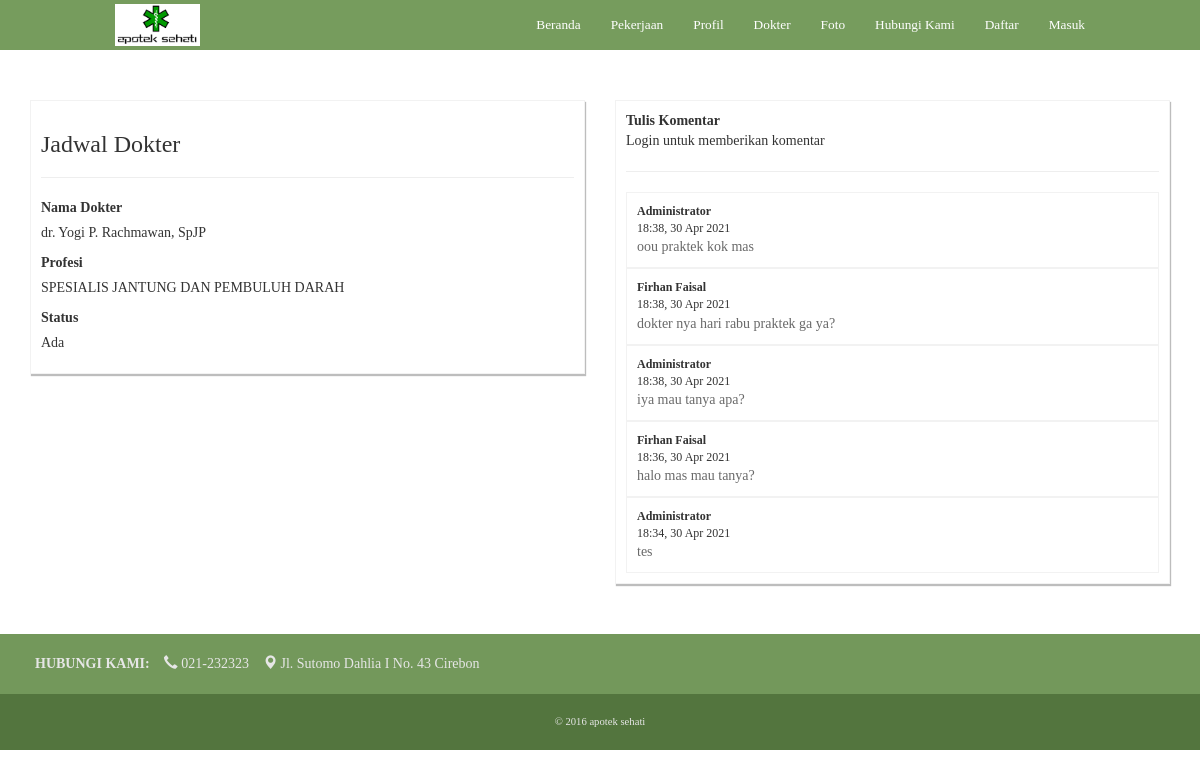
The page /main/jadwal/2 on the database its author committed.
### tables this page shows
CREATE TABLE `dokter` (
  `id` int(11) NOT NULL,
  `nama_dokter` varchar(100) NOT NULL,
  `profesi` varchar(100) NOT NULL,
  `status` varchar(20) NOT NULL
);

CREATE TABLE `comment` (
  `id` int(11) NOT NULL,
  `user_id` int(11) NOT NULL,
  `text` varchar(255) NOT NULL,
  `created_at` varchar(50) NOT NULL DEFAULT current_timestamp(),
  `dokter_id` int(11) NOT NULL,
  `is_admin` smallint(6) NOT NULL DEFAULT 0
);

CREATE TABLE `user` (
  `id` int(11) NOT NULL,
  `email` varchar(255) NOT NULL,
  `full_name` varchar(255) NOT NULL,
  `created_at` timestamp NOT NULL DEFAULT current_timestamp() ON UPDATE current_timestamp(),
  `password` varchar(100) NOT NULL,
  `is_active` smallint(6) NOT NULL DEFAULT 0
);

### application/controllers/Main.php (called while the page is built, shortened)
<?php
class Main extends MY_Controller {
	private $data;
	public function __construct(){
		$this->load->helper('url');
		$this->load->model('Slider_m');
		$this->load->model('Pekerjaan_m');
		$this->load->model('Profil_m');
		$this->load->model('Foto_m');
		$this->load->model('Dokter_m');
	}
	public function jadwal($dokterId){
		$this->data['dokter'] = $this->db->query('SELECT * FROM dokter WHERE id='.$dokterId)->row_array();
		$this->data['comments'] = $this->db->query('SELECT comment.*, comment.created_at AS comment_date, user.full_name AS full_name FROM comment LEFT JOIN user ON user.id=comment.user_id WHERE dokter_id='.$dokterId.' ORDER BY comment.id DESC')->result_array();
		$this->load->view('layouts/header', $this->data);
		$this->load->view('jadwal_page', $this->data);
		$this->load->view('layouts/footer');
	}
}

### index.php (called while the page is built, shortened)
<?php
require_once BASEPATH.'core/CodeIgniter.php';

### application/views/jadwal_page.php (the view, shortened to what this page needs)
<div class="container" style="margin-top:100px;">
	<div class="row">
		<div class="col-sm-12 col-md-6">
			<div class="box">
				<h3>Jadwal Dokter</h3>
				<hr/>
				<div class="pre_label">
					<label>Nama Dokter</label>
					<div class="value">
						<?php echo $dokter['nama_dokter']; ?>
					</div>
				</div>
				<div class="pre_label">
					<label>Profesi</label>
					<div class="value">
						<?php echo $dokter['profesi']; ?>
					</div>
				</div>
				<div class="pre_label">
					<label>Status</label>
					<div class="value">
						<?php echo $dokter['status']; ?>
					</div>
				</div>
			</div>
		</div>
		<div class="col-sm-12 col-md-6">
			<div class="box">
				<b>Tulis Komentar</b>
				<?php if($this->session->has_userdata('id_user')){ ?>
				<form action="<?php echo site_url('/main/post_comment/'.$dokter['id']); ?>" method="post">
					<textarea name="comment" class="form-control" maxlength="200" placeholder="Tuliskan Komentar Anda.." required></textarea>
					<button type="submit" class="btn btn-sm btn-primary" style="margin-top:10px;">Post</button>
				</form>
				<?php }else{ ?>
				<br/>
				Login untuk memberikan komentar
				<?php } ?>
				<hr/>
				<?php
				if(count($comments) > 0){
					foreach($comments as $comment){
						?>
						<div class="comment_container">
							<div class="comment_info">
								<div class="name">
									<?php echo $comment['is_admin'] ? 'Administrator' : $comment['full_name']; ?>
								</div>
								<div class="date">
									<?php echo date("H:i, d M Y", strtotime($comment['comment_date'])); ?>
								</div>
							</div>
							<div class="comment_text">
								<?php echo $comment['text']; ?>
							</div>
						</div>
						<?php
					}
				}else{
					echo '<center style="color:#bdbdbd">Tidak ada komentar</center>';
				}
				?>
			</div>
		</div>
	</div>
</div>

### assets/css/style.css (style rules this page uses)
body { background-color:#fff;font-family:Verdana }

### application/views/jadwal_page.php (style rules this page uses)
.box { background-color:#fff; padding:10px; border:1px solid #f2f2f2; box-shadow:1px 2px 1px #bdbdbd; }
.pre_label { margin-bottom:10px; }
.comment_container { border:1px solid #f2f2f2; padding:10px; }
.comment_container > .comment_info { font-size:9pt; }
.comment_container > .comment_info > .name { font-weight:bold; }
.comment_text { color:#696969; }

### rows shown on the page
dokter: nama_dokter "dr. Yogi P. Rachmawan, SpJP", profesi "SPESIALIS JANTUNG DAN PEMBULUH DARAH", status "Ada"
comment: is_admin "Administrator", created_at "18:38, 30 Apr 2021", text "oou praktek kok mas"
comment: user.full_name "Firhan Faisal", created_at "18:38, 30 Apr 2021", text "dokter nya hari rabu praktek ga ya?"
comment: is_admin "Administrator", created_at "18:38, 30 Apr 2021", text "iya mau tanya apa?"
comment: user.full_name "Firhan Faisal", created_at "18:36, 30 Apr 2021", text "halo mas mau tanya?"
comment: is_admin "Administrator", created_at "18:34, 30 Apr 2021", text "tes"
